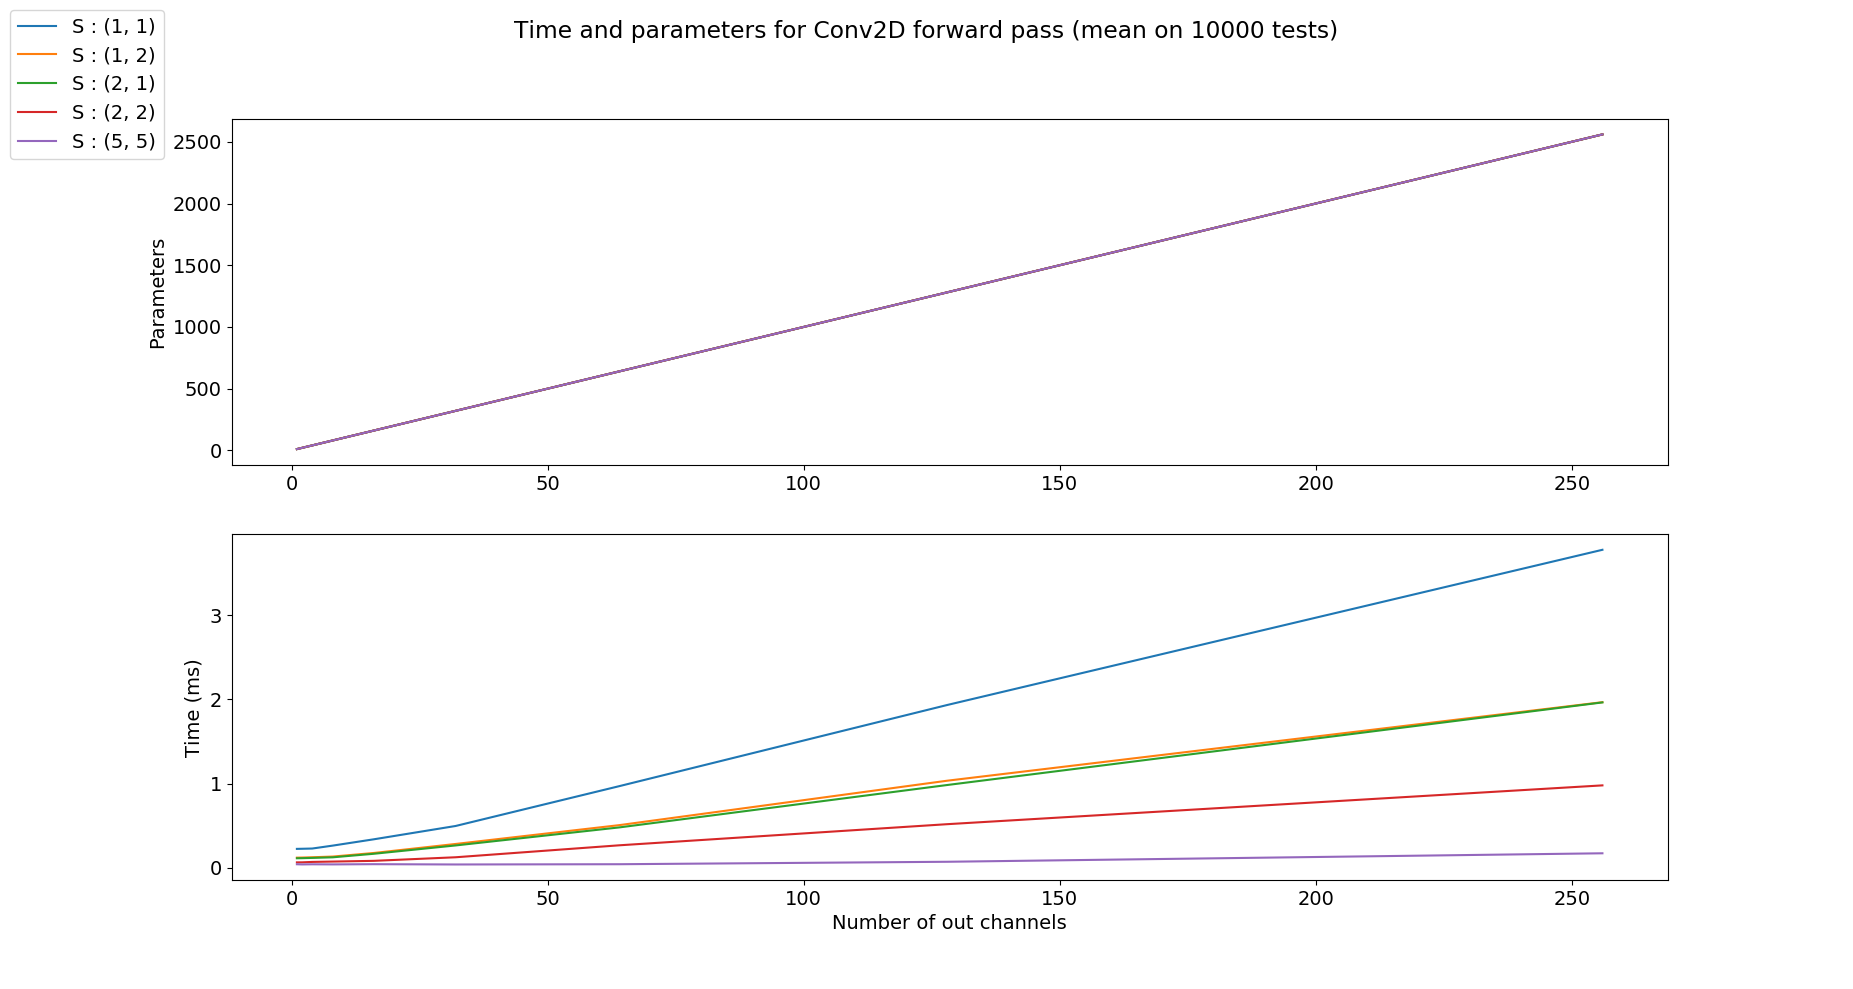

Recreate this plot in Python.
import time
import torch
import torch.nn as nn
import numpy as np
import matplotlib.pyplot as plt

plt.rcParams.update({'font.size': 14})

BATCH_SIZE = 1

C_in = 1
H_in = 256
W_in = 256
C_out = [1, 2, 4, 8, 16, 32, 64, 128, 256]
K = 3
S = [(1, 1), (1, 2), (2, 1), (2, 2), (5, 5)]
P = 0
D = 1
G = 1
bias = True

N_TEST = 10000
DEVICE = torch.device('cuda' if torch.cuda.is_available() else 'cpu')

if __name__ == '__main__':
    print(f'You are currently running with device : {DEVICE}')

    fig, axs = plt.subplots(2)
    fig.suptitle(f'Time and parameters for Conv2D forward pass (mean on {N_TEST} tests)')
    axs[0].set_ylabel('Parameters')
    axs[1].set_ylabel('Time (ms)')
    axs[1].set_xlabel('Number of out channels')
    with torch.no_grad():
        for s in S:
            img_size = (BATCH_SIZE, C_in, H_in, W_in)
            inputs = np.zeros(img_size)
            inputs = torch.from_numpy(inputs).float().to(DEVICE)
            n_params = []
            times = []
            for c_out in C_out:
                print(f'Running for S : {s} and C_out : {c_out}')
                net = nn.Conv2d(C_in, c_out, K, s, P, D, G, bias).to(DEVICE)
                n_params.append(sum(p.numel() for p in net.parameters()))
                t0 = time.time()
                for _ in range(N_TEST):
                    _ = net.forward(inputs)
                times.append((time.time() - t0) / N_TEST * 1000)

            axs[0].plot(C_out, n_params, label=f'S : {s}')
            axs[1].plot(C_out, times, label=f'S : {s}')

        handles, labels = axs[0].get_legend_handles_labels()
        fig.legend(handles, labels, loc='upper left')
        plt.show()
